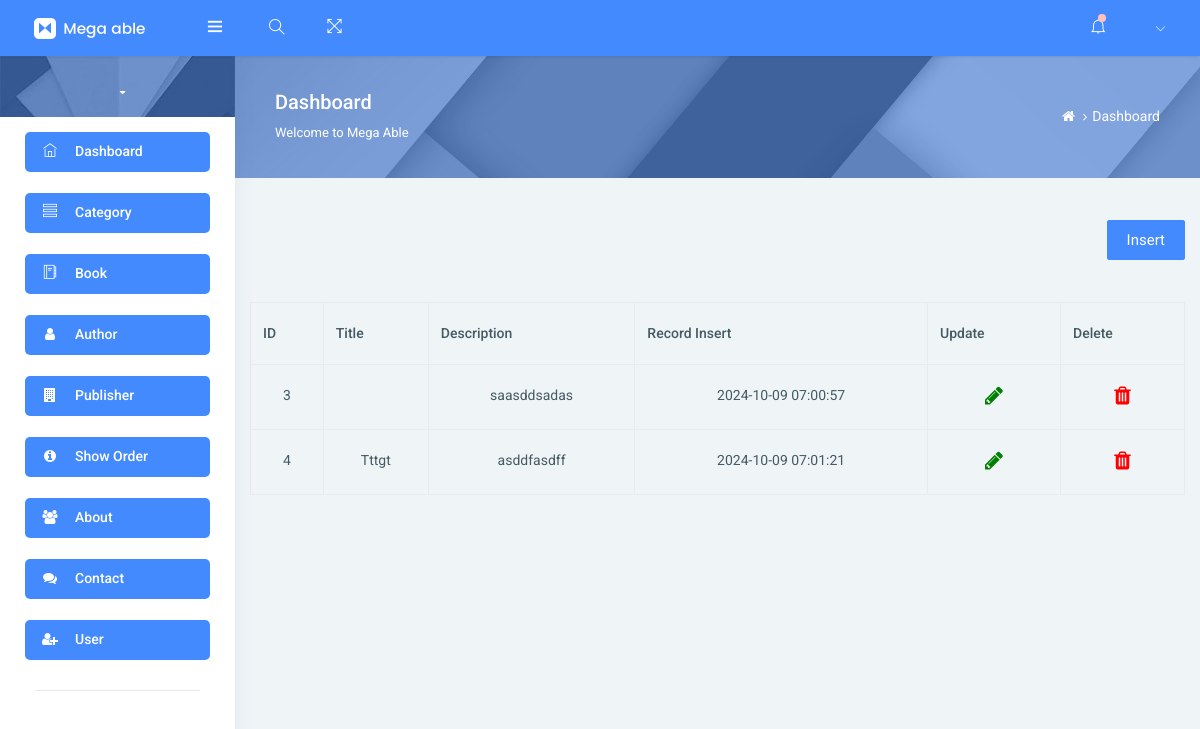
Before: /admin/showaboutus.php with the older database file.
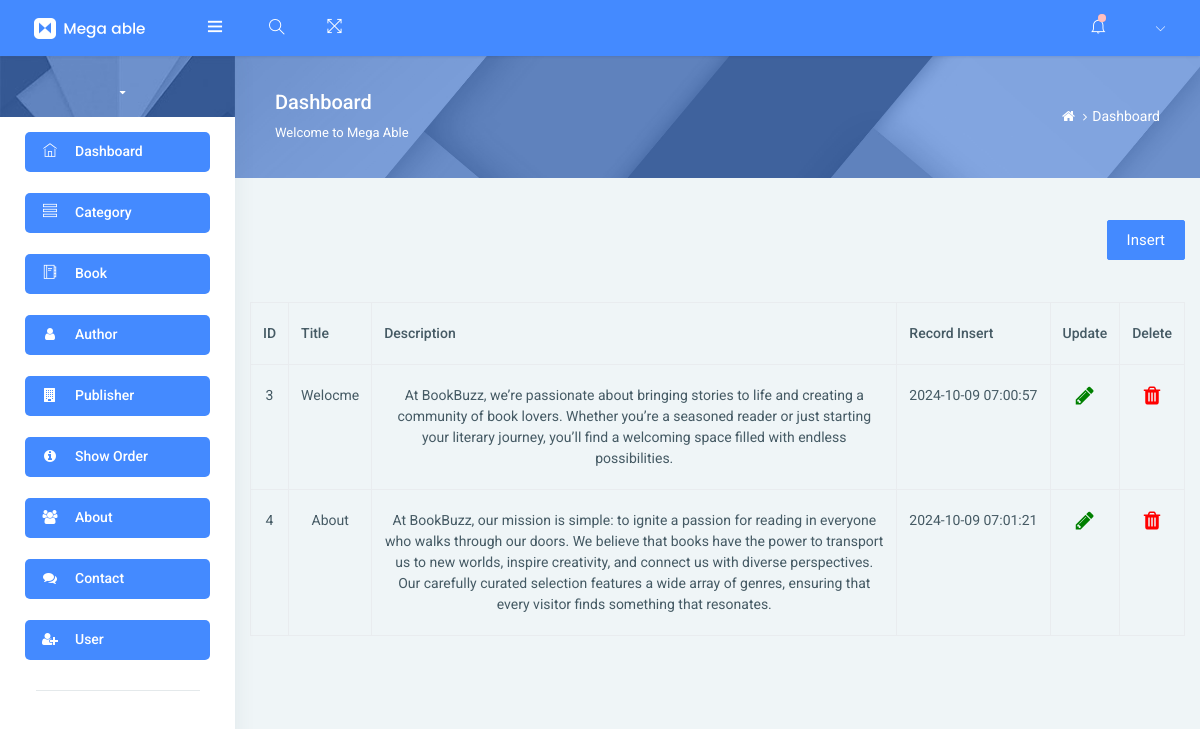
After: the same page with the newer database file.
### tables this page shows
CREATE TABLE `about_us` (
  `AboutID` int(11) NOT NULL,
  `Title` varchar(30) NOT NULL,
  `Description` varchar(1000) NOT NULL,
  `Record_insert` timestamp NOT NULL DEFAULT current_timestamp()
);

### admin/showaboutus.php (the view, shortened to what this page needs)
<!DOCTYPE html>
<html lang="en">
<head>
</head>
<body>
    <?php include "header.php"; ?>
    <br><br>
    <div class="container">
        <div class="d-grid gap-2 d-md-flex justify-content-md-end">
            <a href="addaboutus.php" class="btn btn-primary">Insert</a>
        </div>
        <br><br>
        <table class="table table-bordered">
            <tr>
                <th>ID</th>
                <th>Title</th>
                <th>Description</th>
                <th>Record Insert</th>
                <th>Update</th>
                <th>Delete</th>
            </tr>
            <?php
            $query = "SELECT * FROM `about_us`";
            $result = mysqli_query($conn, $query);
            while ($row = mysqli_fetch_array($result)) {
                echo "<tr>";
                echo "<td>" . $row[0] . "</td>";
                echo "<td>" . $row[1] . "</td>";
                echo "<td class='description'>" . $row[2] . "</td>";
                echo "<td>" . $row[3] . "</td>";
                echo '<td><a href="updateaboutus.php?update=' . $row[0] . '"><i class="fa fa-solid fa-pencil" style="font-size: 21px;color: green;"></i></a></td>';
                echo '<td><a href="deleteaboutus.php?delete=' . $row[0] . '"><i class="fa fa-solid fa-trash" style="font-size: 21px;color: red;"></i></a></td>';
                echo "</tr>";
            }
            ?>
        </table>
    </div>
    <?php include "footer.php"; ?>
</body>
</html>

Changed rows visible on the page:
changed about_us id 3: Title (not shown) → "Welocme"; Description "saasddsadas" → "At BookBuzz, we’re passionate about bringing stories to life and creating a community of book lovers. Whether you’re a seasoned reader or just starting your literary journey, you’ll find a welcoming space filled with endless possibilities."
changed about_us id 4: Title "Tttgt" → "About"; Description "asddfasdff" → "At BookBuzz, our mission is simple: to ignite a passion for reading in everyone who walks through our doors. We believe that books have the power to transport us to new worlds, inspire creativity, and connect us with diverse perspectives. Our carefully curated selection features a wide array of genres, ensuring that every visitor finds something that resonates."
